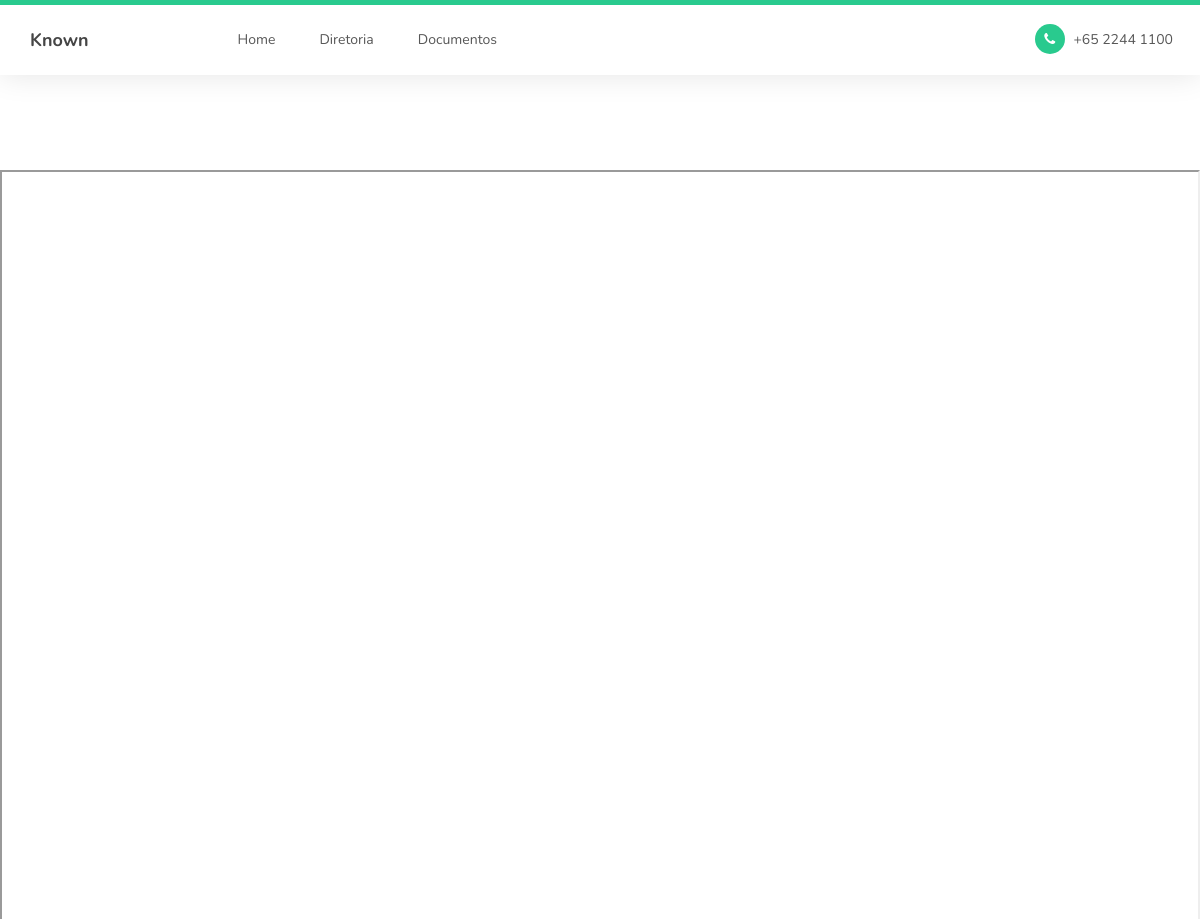
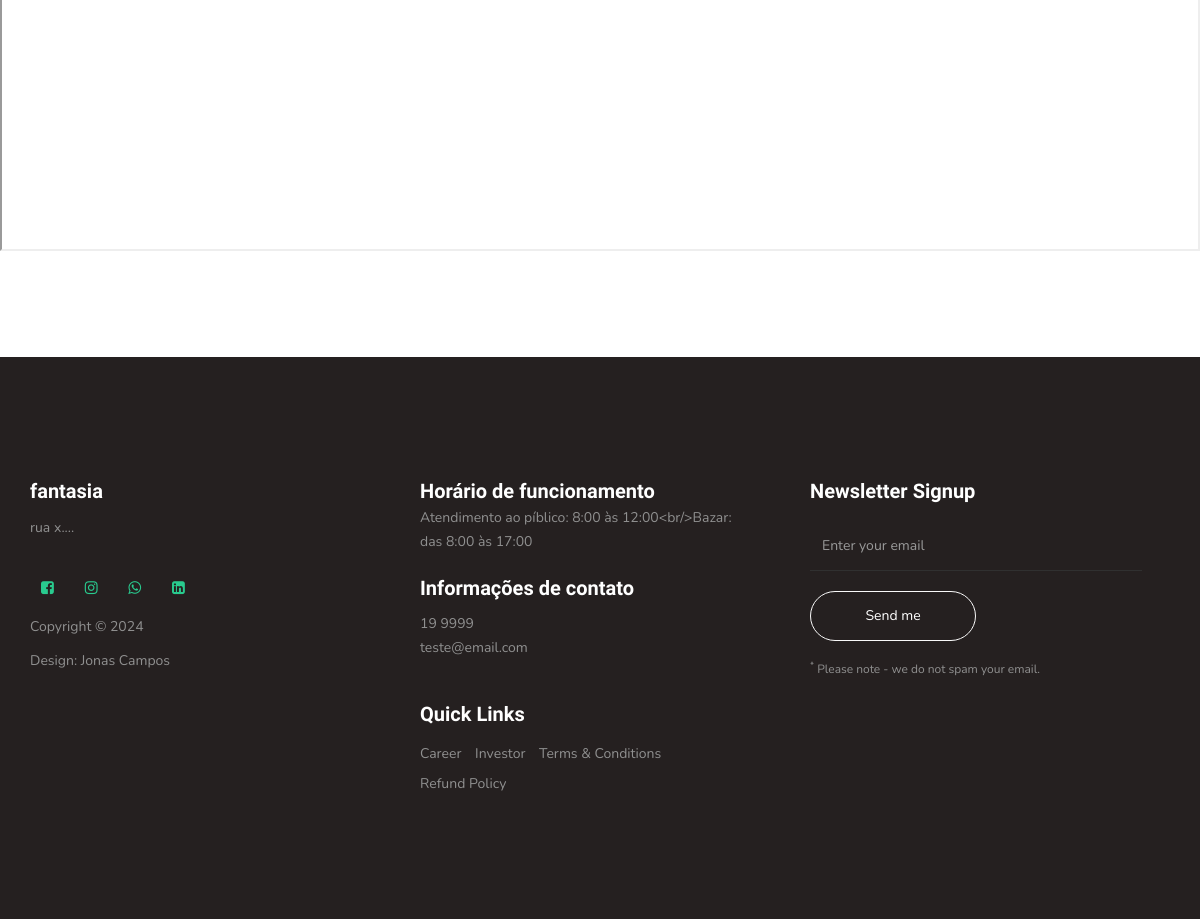
Screenshot of /documentos/ with the database file from the repository (2 pictures, top to bottom).
### company_entity/models.py (models this page shows, shortened)
class Company(models.Model):
    id = models.AutoField(primary_key=True)
    logo = models.ImageField(
        upload_to="company_entity/logos", verbose_name="Logo", null=True, blank=True
    )
    company_name = models.CharField(max_length=100, verbose_name="Nome da Empresa")
    trade_name = models.CharField(max_length=100, verbose_name="Nome Fantasia")
    cnpj = models.CharField(max_length=14, verbose_name="CNPJ")
    state_registration = models.CharField(
        max_length=20, verbose_name="Inscrição Estadual", null=True, blank=True
    )
    municipal_registration = models.CharField(
        max_length=20, verbose_name="Inscrição Municipal", null=True, blank=True
    )
    address = models.CharField(
        max_length=100, verbose_name="Endereço", null=True, blank=True
    )
    phone = models.CharField(
        max_length=20, verbose_name="Telefone", null=True, blank=True
    )
    email = models.EmailField(
        max_length=100, verbose_name="E-mail", null=True, blank=True
    )
    website = models.URLField(
        max_length=100, verbose_name="Website", null=True, blank=True
    )
    social_media_facebook = models.URLField(blank=True, null=True, verbose_name="Facebook")
    social_media_instagram = models.URLField(blank=True, null=True, verbose_name="Instagram")
    social_media_whatsapp = models.URLField(blank=True, null=True, verbose_name="WhatsApp")
    social_media_linkedin = models.URLField(blank=True, null=True, verbose_name="Linkedin")
    opening_date = models.DateField(
        verbose_name="Data de Abertura", null=True, blank=True
    )
    main_activity = models.CharField(
        max_length=100, verbose_name="Atividade Principal", null=True, blank=True
    )
    secondary_activity = models.CharField(
        max_length=100, verbose_name="Atividade Secundária", null=True, blank=True
    )
    responsible_name = models.CharField(
        max_length=100, verbose_name="Nome do Responsável", null=True, blank=True
    )
    notes = models.TextField(verbose_name="Observações", null=True, blank=True)
    created_at = models.DateTimeField(auto_now_add=True, verbose_name="Criado em")
    updated_at = models.DateTimeField(
        auto_now=True,
        verbose_name="Atualizado em",
    )
    class Meta:
        verbose_name = "Empresa"
        verbose_name_plural = "Empresas"
        ordering = ["id"]

class SiteFooter(models.Model):
    id = models.AutoField(primary_key=True)
    main_footer = models.BooleanField(
        editable=True, default=True, verbose_name="Rodapé Principal"
    )
    name = models.CharField(
        max_length=100,
        default="Rodapé padrão do site",
        verbose_name="Nome do rodapé (controle interno)",
    )
    service_hours = models.CharField(
        max_length=100, verbose_name="Horário de Atendimento"
    )
    line_text1 = models.CharField(max_length=200, verbose_name="Texto da Linha 1")
    line_text2 = models.CharField(max_length=200, verbose_name="Texto da Linha 2")
    class Meta:
        verbose_name = "Rodapé do Site"
        verbose_name_plural = "Rodapés do Site"
        ordering = ["id"]

### documents/views.py (the view)
# urls.py: path("documentos/", iframe_documents_view),
def iframe_documents_view(request):
    return render(request, "documents.html")

### app/context_processors.py (called while the page is built)
def context_company(request):
    company = Company.objects.all().first()
    return {'company': company}

def context_footer(request):
    footer = SiteFooter.objects.filter(main_footer=True).first()
    return {'footer': footer}

### documents/templates/documents.html
{% extends "base.html" %}
{% block content %}
<section>
    <iframe src="https://gerr.com.br/principal.php?m=portal&chave=46429379000150&proponente=03.295.254/0001-72"
        width="100%" height="1000px">
    </iframe>
</section>
{% endblock %}

### company_entity/templates/footer.html
<footer id="footer">
     <div class="container">
          <div class="row">
               <div class="col-md-4 col-sm-6">
                    <div class="footer-info">
                         <div class="section-title">
                              <h2> {{ company.trade_name }} </h2>
                         </div>
                         <address>
                              <p>{{ company.address }}</p>
                         </address>
                         <ul class="social-icon">
                              <li><a href="{{ company.social_media_facebook }}" class="fa fa-facebook-square" attr="facebook icon"></a></li>
                              <li><a href="{{ company.social_media_instagram }}" class="fa fa-instagram"></a></li>
                              <li><a href="{{ company.social_media_whatsapp }}" class="fa fa-whatsapp"></a></li>
                              <li><a href="{{ company.social_media_linkedin }}" class="fa">&#xf08c;</a></li>
                         </ul>
                         <div class="copyright-text">
                              <p>Copyright &copy; 2024 </p>
                              <p>Design: Jonas Campos</p>
                         </div>
                    </div>
               </div>
               <div class="col-md-4 col-sm-6">
                    <div class="footer-info">
                         <div class="section-title">
                              <h2>Horário de funcionamento</h2>
                              <p>{{ footer.service_hours }}</p>
                         </div>
                         <div class="section-title">
                              <h2>Informações de contato</h2>
                         </div>
                         <address>
                              <p>{{ company.phone }}</p>
                              <p><a href="mailto:{{ company.email }}">{{ company.email }}</a></p>
                         </address>
                         <div class="footer_menu">
                              <h2>Quick Links</h2>
                              <ul>
                                   <li><a href="#">Career</a></li>
                                   <li><a href="#">Investor</a></li>
                                   <li><a href="#">Terms & Conditions</a></li>
                                   <li><a href="#">Refund Policy</a></li>
                              </ul>
                         </div>
                    </div>
               </div>
               <div class="col-md-4 col-sm-12">
                    <div class="footer-info newsletter-form">
                         <div class="section-title">
                              <h2>Newsletter Signup</h2>
                         </div>
                         <div>
                              <div class="form-group">
                                   <form action="#" method="get">
                                        <input type="email" class="form-control" placeholder="Enter your email"
                                             name="email" id="email" required="">
                                        <input type="submit" class="form-control" name="submit" id="form-submit"
                                             value="Send me">
                                   </form>
                                   <span><sup>*</sup> Please note - we do not spam your email.</span>
                              </div>
                         </div>
                    </div>
               </div>
          </div>
     </div>
</footer>

### static/css/templatemo-style.css (style rules this page uses)
body { background: #ffffff; font-family: 'Nunito', sans-serif; overflow-x: hidden; padding-top: 70px; }
h1,h2,h3,h4,h5,h6 { font-family: 'Muli', sans-serif; font-weight: bold; line-height: inherit; }
h2 { color: #353535; font-size: 2em; padding-bottom: 10px; }
p { color: #757575; font-size: 14px; font-weight: normal; line-height: 24px; }
html { -webkit-font-smoothing: antialiased; }
a { color: #252525; -webkit-transition: 0.5s; transition: 0.5s; text-decoration: none !important; }
a, input, button, .form-control { -webkit-transition: 0.5s; transition: 0.5s; }
.section-title { padding-bottom: 40px; }
.section-title h2 { margin: 0; }
section { position: relative; padding: 100px 0; }
footer { background: #252020; padding: 120px 0; }
footer .section-title { padding-bottom: 10px; }
footer h2 { font-size: 20px; }
footer a, footer p { color: #909090; }
footer address p { margin-bottom: 0; }
footer .social-icon { margin-top: 25px; }
.footer-info { margin-right: 2em; }
.footer-info h2 { color: #ffffff; padding: 0; }
.footer_menu h2 { margin-top: 2em; }
.footer_menu ul { margin: 0; padding: 0; }
.footer_menu li { display: inline-block; list-style: none; margin: 5px 10px 5px 0; }
.newsletter-form .form-control { background: transparent; border-radius: 0; box-shadow: none; border: 0; border-bottom: 1px solid #303030; height: 50px; margin: 5px 0; }
.newsletter-form input[type="submit"] { background: transparent; border: 1px solid #f9f9f9; border-radius: 50px; color: #ffffff; display: block; margin-top: 20px; outline: none; width: 50%; }
.newsletter-form .form-group span { color: #909090; display: block; font-size: 12px; margin-top: 20px; }
.social-icon { position: relative; padding: 0; margin: 0; }
.social-icon li { display: inline-block; list-style: none; margin-bottom: 5px; }
.social-icon li a { border-radius: 100px; color: #29ca8e; font-size: 15px; width: 35px; height: 35px; line-height: 35px; text-decoration: none; text-align: center; transition: all 0.4s ease-in-out; position: relative; margin: 5px 5px 5px 0; }

### rows the page displays
Company: trade_name "fantasia", address "rua x....", phone "19 9999", email "teste@email.com"
SiteFooter: service_hours "Atendimento ao píblico: 8:00 às 12:00<br/>Bazar: das 8:00 às 17:00"
